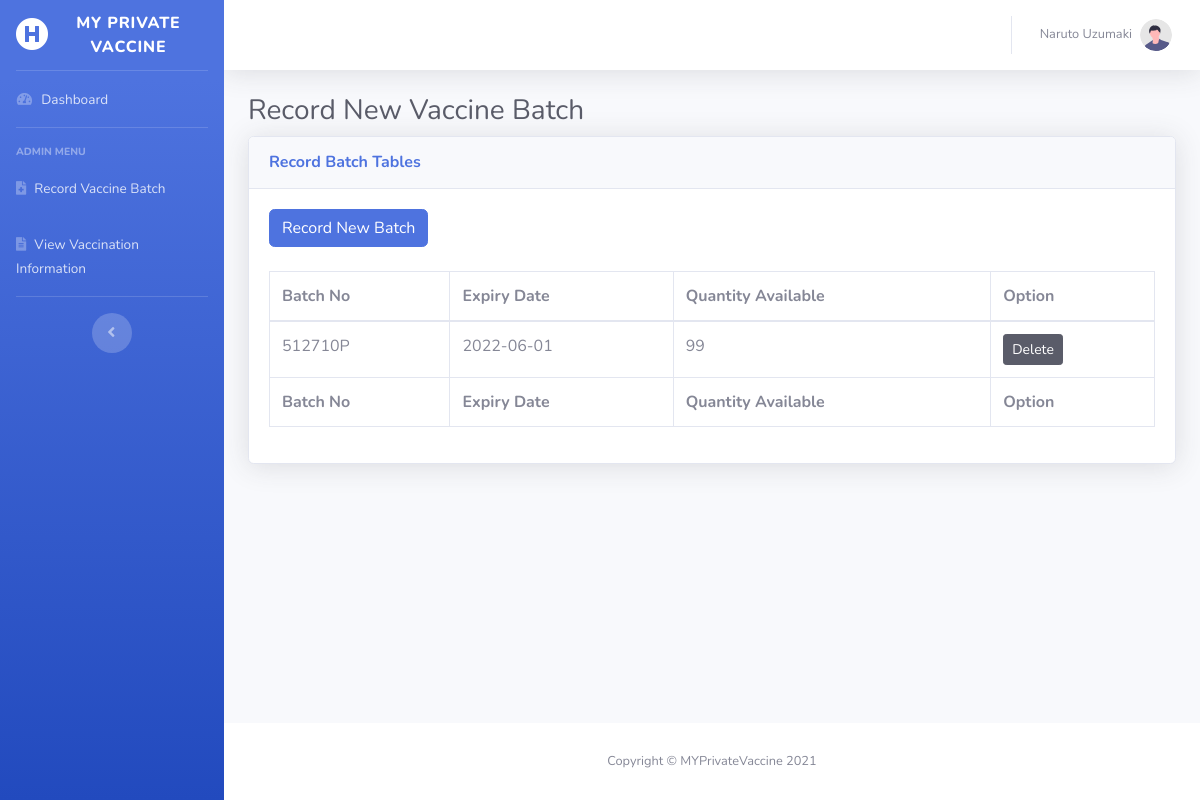
The page /asset/record-batch/view.php (signed in) on the database its author committed.
### tables this page shows
CREATE TABLE `batch` (
  `batchNo` varchar(15) NOT NULL,
  `expiryDate` date NOT NULL,
  `quantityAvailable` int(5) NOT NULL,
  `quantityAdministered` int(5) NOT NULL DEFAULT 0,
  `vaccineID` int(11) NOT NULL,
  `centreName` varchar(30) NOT NULL
);

### asset/record-batch/view.php (the view, shortened to what this page needs)
<?php
include '../connection.php';
?>
<!DOCTYPE html>
<html lang="en">
<head>
    <link href="../../vendor/fontawesome-free/css/all.min.css" rel="stylesheet" type="text/css">
    <link href="../../css/sb-admin-2.min.css" rel="stylesheet">
    <link href="../../vendor/datatables/dataTables.bootstrap4.min.css" rel="stylesheet">
</head>
<body id="page-top">
<div id="wrapper">
    <ul class="navbar-nav bg-gradient-primary sidebar sidebar-dark accordion" id="accordionSidebar">
        <a class="sidebar-brand d-flex align-items-center justify-content-center" href="../home-administrator.php">
            <div class="sidebar-brand-icon">
                <i class="fas fa-hospital-symbol"></i>
            </div>
            <div class="sidebar-brand-text mx-3">MY Private Vaccine</div>
        </a>
        <hr class="sidebar-divider my-0">
        <li class="nav-item">
            <a class="nav-link" href="../home-administrator.php">
                <i class="fas fa-fw fa-tachometer-alt"></i>
                <span>Dashboard</span></a>
        </li>
        <hr class="sidebar-divider">
        <div class="sidebar-heading">
            Admin Menu
        </div>
        <li class="nav-item">
            <a class="nav-link" href="view.php">
                <i class="fas fa-file-medical"></i>
                <span>Record Vaccine Batch</span></a>
        </li>
        <li class="nav-item">
            <a class="nav-link" href="../view-batch/view.php">
                <i class="fas fa-file-alt"></i>
                <span>View Vaccination Information</span></a>
        </li>
        <hr class="sidebar-divider d-none d-md-block">
        <div class="text-center d-none d-md-inline">
            <button class="rounded-circle border-0" id="sidebarToggle"></button>
        </div>
    </ul>
    <div id="content-wrapper" class="d-flex flex-column">
        <div id="content">
            <nav class="navbar navbar-expand navbar-light bg-white topbar mb-4 static-top shadow">
                <ul class="navbar-nav ml-auto">
                    <li class="nav-item dropdown no-arrow">
                        <a class="nav-link dropdown-toggle" href="#" id="userDropdown" role="button"
                           data-toggle="dropdown" aria-haspopup="true" aria-expanded="false">
                            <span class="mr-2 d-none d-lg-inline text-gray-600 small"><?php echo $_SESSION['fullname'];?></span>
                            <img class="img-profile rounded-circle"
                                 src="../../img/undraw_profile.svg">
                        </a>
                    </li>
                </ul>
            </nav>
                <div class="container-fluid">
                    <h1 class="h3 mb-2 text-gray-800">Record New Vaccine Batch</h1>
                    <div class="card shadow mb-4">
                        <div class="card-header py-3">
                            <h6 class="m-0 font-weight-bold text-primary">Record Batch Tables</h6>
                        </div>
                        <div class="card-body">
                            <a href="form-create.php" class="btn btn-primary">Record New Batch</a>
                            <br>
                            <br>
                            <div class="table-responsive">
                                <table class="table table-bordered" id="dataTable" width="100%" cellspacing="0">
                                    <thead>
                                    <tr>
                                        <th>Batch No</th>
                                        <th>Expiry Date</th>
                                        <th>Quantity Available</th>
                                        <th>Option</th>
                                    </tr>
                                    </thead>
                                    <tfoot>
                                    <tr>
                                        <th>Batch No</th>
                                        <th>Expiry Date</th>
                                        <th>Quantity Available</th>
                                        <th>Option</th>
                                    </tr>
                                    </tfoot>
                                    <tbody>
                                    <?php
                                        $dataBatch = mysqli_query($connect, "SELECT * FROM vaccine INNER JOIN batch ON vaccine.vaccineID = batch.vaccineID WHERE batch.centreName = '".$_SESSION['centreName']."'");
                                        while ($data_row = mysqli_fetch_array($dataBatch))
                                        {
                                    ?>
                                    <tr>
                                        <td><?php echo$data_row['batchNo']?></td>
                                        <td><?php echo$data_row['expiryDate']?></td>
                                        <td><?php echo$data_row['quantityAvailable']?></td>
                                        <td>
                                            <a class="btn btn-dark btn-sm" href="delete-record.php?batchNo=<?php echo $data_row['batchNo']; ?>" onclick="return confirm('Anda yakin akan menghapus data ini?')">Delete</a>
                                        </td>
                                    </tr>
                                    <?php
                                        }
                                        ?>
                                    </tbody>
                                </table>
                            </div>
                        </div>
                    </div>
                </div>
        </div>
        <footer class="sticky-footer bg-white">
            <div class="container my-auto">
                <div class="copyright text-center my-auto">
                    <span>Copyright &copy; MYPrivateVaccine 2021</span>
                </div>
            </div>
        </footer>
    </div>
</div>
</body>

### rows shown on the page
batch: batchNo "512710P", expiryDate "2022-06-01", quantityAvailable "99"

### other values the page prints
$_SESSION['fullname'] "Naruto Uzumaki"
